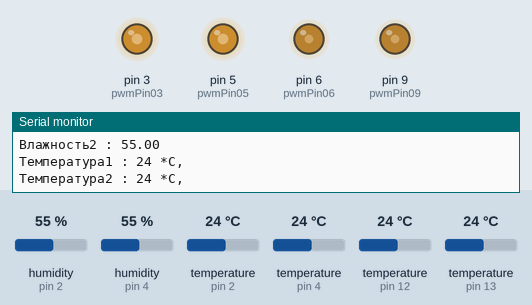
A sketch run on a simulated Arduino Uno, built with avr-gcc and run on an emulated ATmega328P. Shown: output pins drawn as LEDs (lit = HIGH), the last lines printed to the serial monitor. The inputs (shaded band) are chosen by the test bench; at power-on: humidity (sensors on pin 2, pin 4) 55 %, temperature (sensors on pin 2, pin 4, pin 12, pin 13) 24 °C.

Above: at 6.4 s.
6.5 s: humidity (sensor on pin 2) set to 22 %
At 13.6 s:
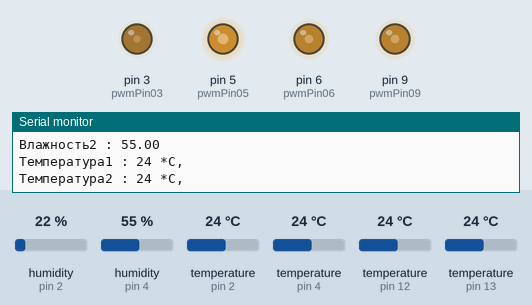
14.3 s: humidity (sensor on pin 4) set to 22 %
At 19.9 s:
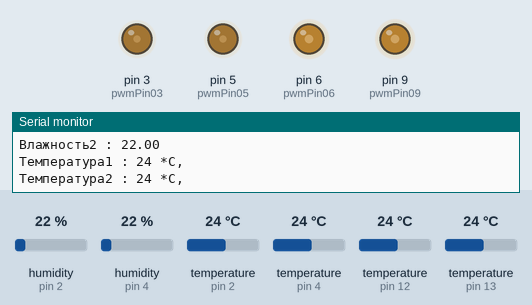
20.6 s: humidity (sensor on pin 2) set to 40 %
At 25.0 s:
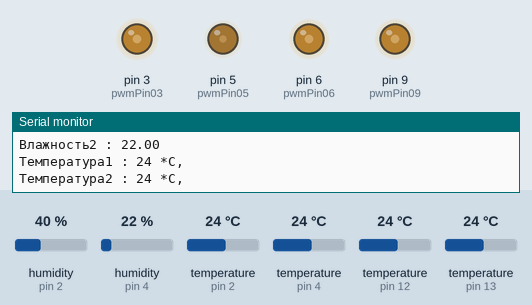
26.9 s: humidity (sensor on pin 4) set to 40 %
At 30.1 s:
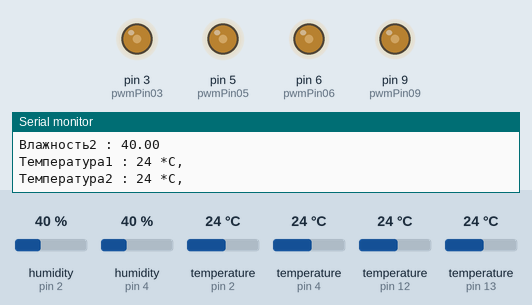
33.2 s: humidity (sensor on pin 2) set to 68 %
At 36.5 s:
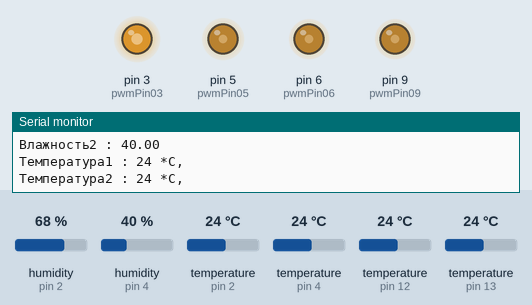
39.5 s: humidity (sensor on pin 4) set to 88 %
At 47.9 s:
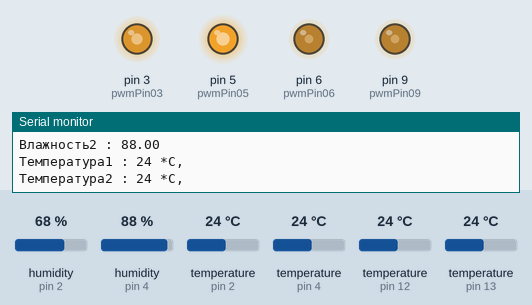
Timing chart, 0 to 49.0 s (numbered marks = the images above; inputs shaded):
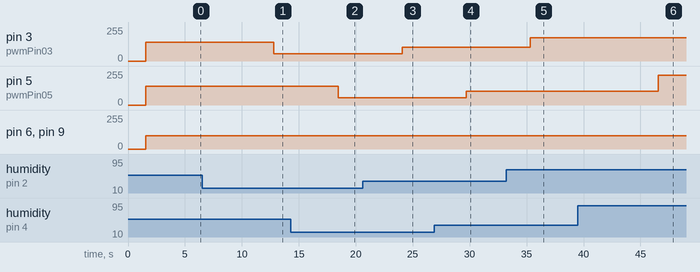

The sketch:

CCU_Arduino_v01.ino
```cpp
    //              Программа перевода показаний
    //         цифровых датчиков температуры и влажности
    //        в аналоговый сигнал, в масштабе 0 - 10 вольт.
    //        Датчики DS18B20, DHT11, DHT22, AM2301, AM2302.
    //        Данная программа, компиляция отдельных программ
    //              из открытых источников Интернета.


  #include <OneWire.h>                     // Библиотека для работы с шиной  1-Wire
  #include <DallasTemperature.h>           // Библиотека для работы с датчиками DS18B20
  #include <DHT.h>                        // Подключаем библиотеку DHT.h работа с датчиками DHT**, AM***

  #define DHTPIN1 2        //  задаем контакт2 подключенный к сигнальному контакту датчика влажности/температуры
  #define DHTPIN2 4        //  задаем контакт4 подключенный к сигнальному контакту датчика влажности/температуры

                           // Подключите вывод 1 (слева) датчика к +5 В
                           // Подключите вывод 2 датчика к любому вашему DHTPIN*
                           //            вывод 3 никуда не подключается!
                           // Подключите вывод 4 (справа) датчика к ЗАЗЕМЛЕНИЮ
                           // Подключите резистор 10Kom от контакта 2(данные)к контакту 1 (питание) датчика

  OneWire T1(12);                                // Задаем пин12 для ds18b20 с именем Т1 на шину 1-Wire
  OneWire T2(13);                                // Задаем пин13 для ds18b20 с именем Т2 на шину 1-Wire


  // задаем тип подключаемого датчика
  #define DHTTYPE1 DHT21
  #define DHTTYPE2 DHT21

  //#define DHTTYPE4 DHT11

  // обьявляем обьект dht с параметрами
  DHT dht1(DHTPIN1, DHTTYPE1);
  DHT dht2(DHTPIN2, DHTTYPE2);


  DallasTemperature sensors5(&T1);              // Датчик 5 на шине Т1
  DallasTemperature sensors6(&T2);              // Датчик 6 на шине Т2


  int pwmPin03 = 3;                               // Задаем пин3 как выход ШИМ
  int pwmPin05 = 5;                               // Задаем пин5 как выход ШИМ
  int pwmPin06 = 6;                               // Задаем пин6 как выход ШИМ
  int pwmPin09 = 9;                               // Задаем пин9 как выход ШИМ

void setup() {
  Serial.begin(9600);
  dht1.begin();           // запускаем датчик 1
  dht2.begin();           // запускаем датчик 2

  sensors5.begin();       // Инициализируем датчик 5
  sensors6.begin();       // Инициализируем датчик 6

}

void loop() {

  float h1 = dht1.readHumidity();    // считываем влажность1 и сохраняем в переменной h1
  float h2 = dht2.readHumidity();    // считываем влажность2 и сохраняем в переменной h2


  float t1 = dht1.readTemperature();   // считываем температуру1 в градусах C и сохраняем в переменной t1
  float t2 = dht2.readTemperature();   // считываем температуру2 в градусах C и сохраняем в переменной t2


      sensors5.requestTemperatures();           // Запрашиваем регистрацию температуры на датчике 5
      sensors6.requestTemperatures();           // Запрашиваем регистрацию температуры на датчике 6


     int temp1 = sensors5.getTempCByIndex(0);        // Снимаем показания с датчика 5 и сохраняем в переменной temp1
     int temp2 = sensors6.getTempCByIndex(0);        // Снимаем показания с датчика 6 и сохраняем в переменной temp2

       float h11 = map(h1, 0, 100, 0, 255);            // переформатируем значения влажности: 0 это 0, 255 это 100% DHT21
       float h21 = map(h2, 0, 100, 0, 255);            // переформатируем значения влажности: 0 это 0, 255 это 100% AM2301


       float t11 = map(t1, -40, 80, 0, 255);           // переформатируем значения температуры: 0 это -40, 255 это 80С DHT21
       float t21 = map(t2, -40, 80, 0, 255);           // переформатируем значения температуры: 0 это -40, 255 это 80с AM2301


       float temp11 = map(temp1, -40, 125, 0, 255);    // переформатируем значения температуры: 0 это -40, 255 это 125С ds18b20
       float temp12 = map(temp2, -40, 125, 0, 255);    // переформатируем значения температуры: 0 это -40, 255 это 125С ds18b20

      int test = 255;                            // test калибровки датчиков под CCU825
      //analogWrite(pwmPin09,test);              // test=0 мин значение. подстроечным резистором устаналиваем U=0v
                                                 // test=255 подстроечным резистром устанавливаем U=10.0v

       analogWrite(pwmPin03,h11);                 // запускаем ШИМ на пине 3 , со скважностью считанной из показания датчика h11
       analogWrite(pwmPin05,h21);                 // запускаем ШИМ на пине 5 , со скважностью считанной из показания датчика h21
       analogWrite(pwmPin06,temp11);              // запускаем ШИМ на пине 6 , со скважностью считанной из показания датчика temp11
       analogWrite(pwmPin09,temp12);              // запускаем ШИМ на пине 9 , со скважностью считанной из показания датчика temp12


    Serial.println("CONVERSION v01");
    Serial.print("Влажность1 : ");
    Serial.print(h1);
    Serial.println("% ");
    Serial.print("Влажность2 : ");
    Serial.println(h2);

    Serial.print("Температура1 : ");
    Serial.print(temp1);
    Serial.println(" *C, ");
    Serial.print("Температура2 : ");
    Serial.print(temp2);
    Serial.println(" *C, ");


    delay(4000);                     // задержка 4 сек между считываниями
}
// END
```

Measured:
- after the input at 6.5 s, pin 3 (pwmPin03): 140/255 → 56/255 after 6.3 s
- after the input at 14.3 s, pin 5 (pwmPin05): 140/255 → 56/255 after 4.1 s
- after the input at 20.6 s, pin 3 (pwmPin03): 56/255 → 102/255 after 3.5 s
- after the input at 26.9 s, pin 5 (pwmPin05): 56/255 → 102/255 after 2.8 s
- after the input at 33.2 s, pin 3 (pwmPin03): 102/255 → 173/255 after 2.1 s
- after the input at 39.5 s, pin 5 (pwmPin05): 102/255 → 224/255 after 7.1 s
